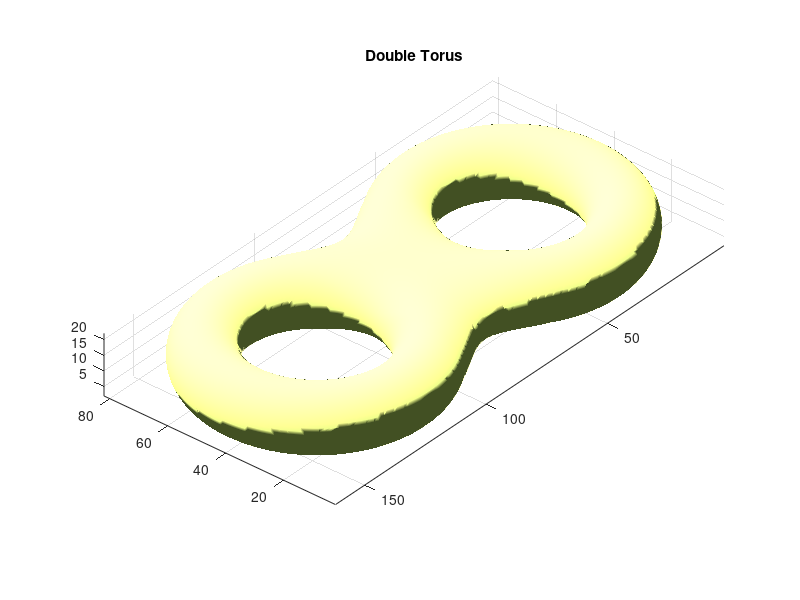

The MATLAB script that drew this image: (Note: this script raises an error after producing the figure.)
% Illustration of a double torus, obtained as an isosurface

function DoubleTorus()
    
close all
clear 

% Big and small radii of the torus
R = 3;
r = 1; 

% c controls the transition from one ring to the other
c = 1.3*pi/2;

Kb = R+r;

% h is the grid size. Smaller h means prettier picture
h = 0.1; 

X = (-Kb-h):h:(3*Kb+h); m = length(X);
Y = (-Kb-h):h:(Kb+h);   n = length(Y);
Z = (-r-h):h:(r+h);     k = length(Z);

% The zero level set of this function will be the desired shape
W = zeros(m, n, k); 

for i=1:m
  for j=1:n
     x = X(i); 
     % Map from two torii to one torus
     x = my_map(x, Kb, c);   
     
     y = Y(j); 
     % Torus equation, vectorize in Z
     W(i, j, :) = (sqrt(x^2+y^2)-R)^2 + Z.^2-r^2; 
  end
end

figure
title('Double Torus')
hold on
grid on

H = patch(isosurface(W, 0));
isonormals(W, H);

light_green=[184, 224, 98]/256;

% Set some propeties
set(H, 'FaceColor', light_green, 'EdgeColor','none', 'FaceAlpha', 1)
set(H, 'SpecularColorReflectance', 0.1, 'DiffuseStrength', 0.8)
set(H, 'FaceLighting', 'phong', 'AmbientStrength', 0.3)
set(H, 'SpecularExponent', 108)

daspect([1 1 1])
axis tight
colormap(prism(28))

% Viewing angle
view(-140, 34)

% Add in a source of light
camlight (-50, 54)
lighting phong

end
   
% This function constructs the second ring in the double torus
% by mapping from the first one
function y=my_map(x, K, c)

   if x > K
      x = 2*K - x;
   end
   
   if x < K-c
      y = x;
   else
      y = (K-c) + sin((x - (K-c))*(pi/2/c));
   end
end